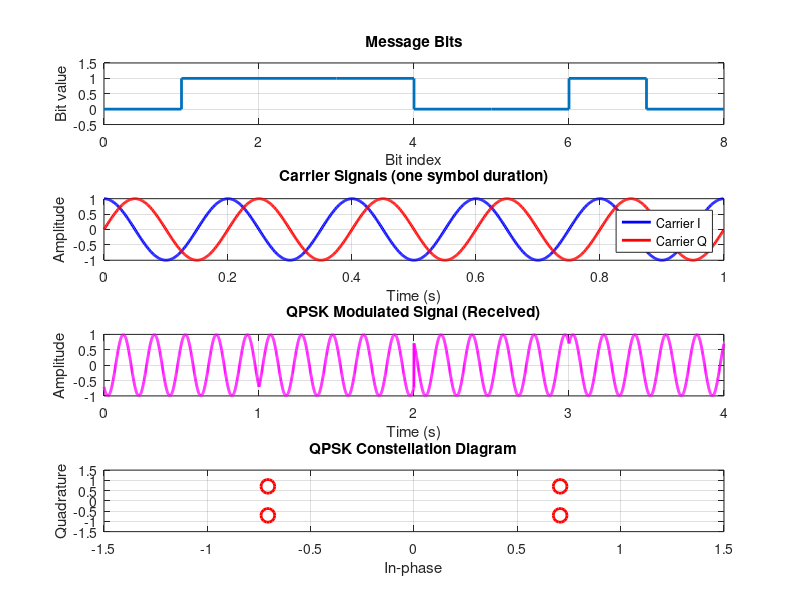

MATLAB code to generate this figure:
% Parameters
fc = 5;               % Carrier frequency (Hz)
Tb = 1;               % Symbol duration (seconds) (2 bits per symbol)
Fs = 1000;            % Sampling frequency (Hz)
t_sym = 0:1/Fs:Tb-1/Fs;

% Message bits (example sequence, length multiple of 2)
bits = [0 1 1 1 0 0 1 0];

% Check bits length is even
if mod(length(bits),2) ~= 0
    error('Number of bits must be even for QPSK');
end

% Map bits to symbols (Gray coding)
% 00 ->  1 + j1
% 01 -> -1 + j1
% 11 -> -1 - j1
% 10 ->  1 - j1
bit_pairs = reshape(bits, 2, [])';

% Pre-allocate symbol array
symbols = zeros(size(bit_pairs,1),1);

% Map bit pairs to complex symbols
for k = 1:size(bit_pairs,1)
    b1 = bit_pairs(k,1);
    b2 = bit_pairs(k,2);
    if b1==0 && b2==0
        symbols(k) = 1 + 1j;
    elseif b1==0 && b2==1
        symbols(k) = -1 + 1j;
    elseif b1==1 && b2==1
        symbols(k) = -1 - 1j;
    elseif b1==1 && b2==0
        symbols(k) = 1 - 1j;
    end
end

% Normalize symbol energy to 1 (optional)
symbols = symbols / sqrt(2);

% Generate carriers
carrier_I = cos(2*pi*fc*t_sym);         % In-phase carrier
carrier_Q = sin(2*pi*fc*t_sym);         % Quadrature carrier

% Generate QPSK modulated signal
qpsk_signal = [];
for k = 1:length(symbols)
    s = real(symbols(k))*carrier_I - imag(symbols(k))*carrier_Q; 
    qpsk_signal = [qpsk_signal s];
end

% Time vector for full signal
t = 0:1/Fs:Tb*length(symbols)-1/Fs;

% --- Plotting ---

figure;

% Plot bits as steps
subplot(4,1,1)
stairs(0:length(bits), [bits bits(end)], 'LineWidth', 2, 'Color', [0 0.4470 0.7410]) % blue
ylim([-0.5 1.5])
title('Message Bits')
xlabel('Bit index')
ylabel('Bit value')
grid on

% Plot carriers (first symbol duration only)
subplot(4,1,2)
plot(t_sym, carrier_I, 'b', 'LineWidth', 2)
hold on
plot(t_sym, carrier_Q, 'r', 'LineWidth', 2)
hold off
legend('Carrier I','Carrier Q')
title('Carrier Signals (one symbol duration)')
xlabel('Time (s)')
ylabel('Amplitude')
grid on
xlim([0 Tb])

% Plot QPSK modulated signal (received)
subplot(4,1,3)
plot(t, qpsk_signal, 'm', 'LineWidth', 2) % magenta
title('QPSK Modulated Signal (Received)')
xlabel('Time (s)')
ylabel('Amplitude')
grid on
xlim([0 Tb*length(symbols)])

% Plot constellation diagram
subplot(4,1,4)
plot(real(symbols), imag(symbols), 'ro', 'MarkerSize', 10, 'LineWidth', 2)
xlim([-1.5 1.5])
ylim([-1.5 1.5])
grid on
title('QPSK Constellation Diagram')
xlabel('In-phase')
ylabel('Quadrature')

% Save figure as EPS file
print('-depsc2','qpsk_modulation.eps')
